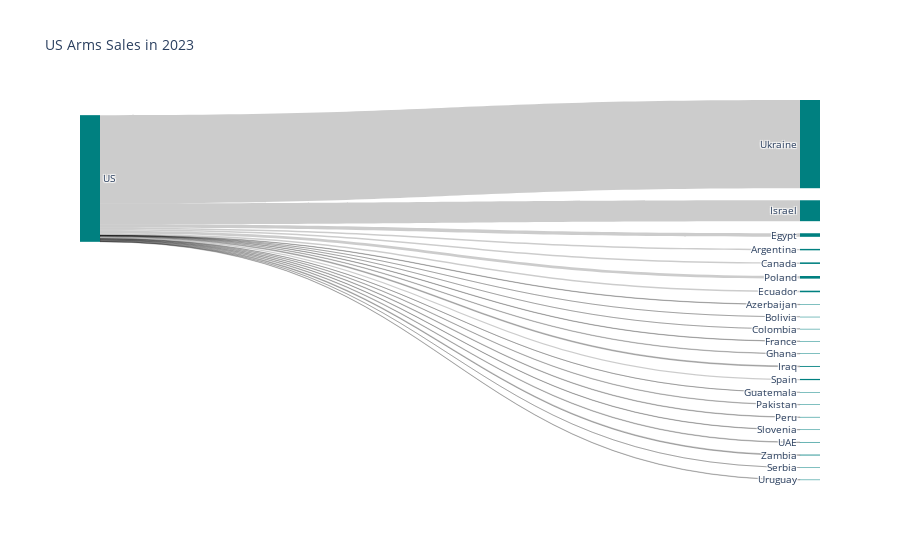

Notebook code for this chart:
### Code cell
# Filter for orders in 2024
df_arms_us_2023 = df_arms_us[df_arms_us['Year of order'] == 2023]

# Aggregate the delivered weapons by recipient
recipient_flows = df_arms_us_2023.groupby('Recipient')['SIPRI TIV of delivered weapons'].sum()

# Define the nodes: first node is 'US' and the rest are recipients
node_labels = ['US'] + list(recipient_flows.index)

# Define the links: all links originate from the 'US' node (index 0) and point to each recipient node.
sources = [0] * len(recipient_flows)
targets = list(range(1, len(recipient_flows) + 1))
values = list(recipient_flows)

# Create the Sankey diagram using Plotly
fig = go.Figure(data=[go.Sankey(
    node=dict(
        pad=15,
        thickness=20,
        line=dict(color="black", width=0.),
        label=node_labels,
        color="teal"  
    ),
    link=dict(
        source=sources,
        target=targets,
        value=values
    )
)])

fig.update_layout(title_text="US Arms Sales in 2023", font_size=10)
fig.show()

### Figure 1 — Plotly figure (JSON) as saved in the notebook; plotly's stock layout.template omitted (floating-point values rounded to 4 significant figures)
{"data": [{"link": {"source": [0, 0, 0, 0, 0, 0, 0, 0, 0, 0, 0, 0, 0, 0, 0, 0, 0, 0, 0, 0, 0, 0, 0, 0, 0, 0, 0, 0, 0, 0, 0, 0, 0, 0, 0, 0, 0, 0, 0, 0, 0, 0, 0, 0, 0, 0, 0, 0, 0, 0, 0, 0, 0, 0, 0, 0, 0, 0, 0], "target": [1, 2, 3, 4, 5, 6, 7, 8, 9, 10, 11, 12, 13, 14, 15, 16, 17, 18, 19, 20, 21, 22, 23, 24, 25, 26, 27, 28, 29, 30, 31, 32, 33, 34, 35, 36, 37, 38, 39, 40, 41, 42, 43, 44, 45, 46, 47, 48, 49, 50, 51, 52, 53, 54, 55, 56, 57, 58, 59], "value": [0, 10.4, 0, 3, 0, 0.1, 11.2, 0, 0.52, 0, 0, 11.2, 25.8, 0, 2.8, 0, 3.36, 1.3, 0, 0, 0, 6.3, 150.9, 0, 0, 0, 0, 0, 0, 0, 0, 0, 0, 0, 0, 0, 3, 3.85, 0, 18.9, 0, 0.3, 0, 0, 3, 0, 8.8, 0, 0, 0, 0, 0, 0, 4.22, 636.7, 0, 2.8, 5.8, 0]}, "node": {"color": "teal", "label": ["US", "Angola", "Argentina", "Australia", "Azerbaijan", "Belgium", "Bolivia", "Canada", "Chile", "Colombia", "Czechia", "Denmark", "Ecuador", "Egypt", "Finland", "France", "Germany", "Ghana", "Guatemala", "Honduras", "India", "Indonesia", "Iraq", "Israel", "Italy", "Japan", "Jordan", "Latvia", "Lithuania", "Malaysia", "Mexico", "Mongolia", "Morocco", "NATO**", "Netherlands", "Nigeria", "Norway", "Pakistan", "Peru", "Philippines", "Poland", "Romania", "Serbia", "Singapore", "Slovakia", "Slovenia", "South Korea", "Spain", "Sweden", "Switzerland", "Taiwan", "Tanzania", "Thailand", "Turkiye", "UAE", "Ukraine", "United Kingdom", "Uruguay", "Zambia", "unknown recipient(s)"], "line": {"color": "black", "width": 0}, "pad": 15, "thickness": 20}, "type": "sankey"}], "layout": {"font": {"size": 10}, "title": {"text": "US Arms Sales in 2023"}}}
